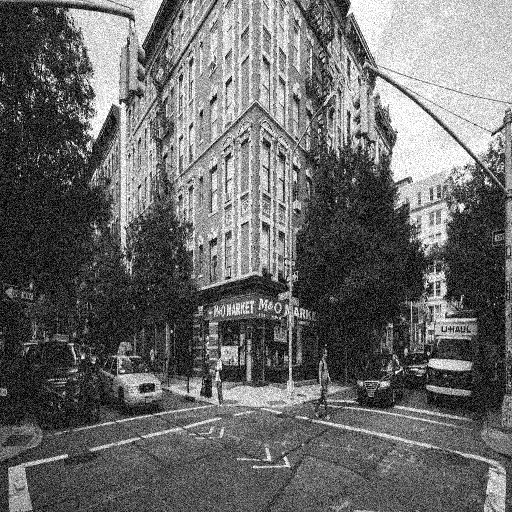
#> input picture outputs/asmt2_run_1/noisy_gaussian.jpg, 512 x 512 px
$ python restoration.py -i ../outputs/asmt2_run_1/noisy_gaussian.jpg
#> lines starting #> are read from the running program, lines starting #| are printed output that depends on the picture
### common/utils.py
"""
Common utilities for Image Processing & Computer Vision assignments.
Includes image loading, saving, display, and metric computation functions.
"""

import numpy as np
import cv2
import matplotlib.pyplot as plt
from skimage.metrics import structural_similarity as ssim
import os


def load_image(image_path, grayscale=False):
    """
    Load an image from disk.

    Args:
        image_path: Path to the image file
        grayscale: If True, convert to grayscale; else load as color

    Returns:
        Image array (H, W, 3) for color or (H, W) for grayscale
    """
    if not os.path.exists(image_path):
        raise FileNotFoundError(f"Image not found: {image_path}")

    img = cv2.imread(image_path)
    if img is None:
        raise ValueError(f"Failed to load image: {image_path}")

    if grayscale:
        img = cv2.cvtColor(img, cv2.COLOR_BGR2GRAY)

    return img


def save_image(image_array, output_path):
    """
    Save an image array to disk.

    Args:
        image_array: Image array to save
        output_path: Path where to save the image

    Returns:
        True if successful, False otherwise
    """
    os.makedirs(os.path.dirname(output_path), exist_ok=True)
    success = cv2.imwrite(output_path, image_array)
    return success


def resize_image(image, size=(512, 512)):
    """
    Resize image to specified dimensions.

    Args:
        image: Input image array
        size: Target size as (width, height)

    Returns:
        Resized image
    """
    return cv2.resize(image, size, interpolation=cv2.INTER_LINEAR)


def convert_to_grayscale(image):
    """Convert color image to grayscale."""
    if len(image.shape) == 2:
        return image
    return cv2.cvtColor(image, cv2.COLOR_BGR2GRAY)


def compute_mse(image1, image2):
    """
    Compute Mean Squared Error between two images.

    Args:
        image1, image2: Images to compare (same shape)

    Returns:
        MSE value
    """
    image1 = image1.astype(np.float32)
    image2 = image2.astype(np.float32)
    mse = np.mean((image1 - image2) ** 2)
    return mse


def compute_psnr(image1, image2, max_val=255.0):
    """
    Compute Peak Signal-to-Noise Ratio between two images.

    Args:
        image1, image2: Images to compare
        max_val: Maximum pixel value (default 255 for 8-bit)

    Returns:
        PSNR value in dB
    """
    mse = compute_mse(image1, image2)
    if mse == 0:
        return 100.0
    psnr = 20 * np.log10(max_val / np.sqrt(mse))
    return psnr


# [20 lines left out: function compute_ssim, not called in this run]


def display_images(images, titles, figsize=(15, 10), save_path=None):
    """
    Display multiple images in a grid.

    Args:
        images: List of image arrays
        titles: List of titles for each image
        figsize: Figure size as (width, height)
        save_path: Optional path to save the figure
    """
    n_images = len(images)
    cols = min(3, n_images)
    rows = (n_images + cols - 1) // cols

    plt.figure(figsize=figsize)

    for idx, (img, title) in enumerate(zip(images, titles)):
        plt.subplot(rows, cols, idx + 1)

        # Handle different image formats
        if len(img.shape) == 2:  # Grayscale
            plt.imshow(img, cmap='gray')
        else:  # Color (BGR -> RGB)
            plt.imshow(cv2.cvtColor(img, cv2.COLOR_BGR2RGB))

        plt.title(title, fontsize=10)
        plt.axis('off')

    plt.tight_layout()

    if save_path:
        os.makedirs(os.path.dirname(save_path), exist_ok=True)
        plt.savefig(save_path, dpi=100, bbox_inches='tight')

    return plt.gcf()


def apply_gaussian_blur(image, kernel_size=(5, 5), sigma=1.0):
    """Apply Gaussian blur to image."""
    return cv2.GaussianBlur(image, kernel_size, sigma)


def apply_median_filter(image, kernel_size=5):
    """Apply median filter to image."""
    return cv2.medianBlur(image, kernel_size)


def apply_mean_filter(image, kernel_size=5):
    """Apply mean (box) filter to image."""
    kernel = cv2.getStructuringElement(cv2.MORPH_ELLIPSE, (kernel_size, kernel_size))
    return cv2.morphologyEx(image, cv2.MORPH_OPEN, kernel)


def add_gaussian_noise(image, mean=0, std=25):
    """Add Gaussian noise to image."""
    noise = np.random.normal(mean, std, image.shape)
    noisy = np.clip(image.astype(np.float32) + noise, 0, 255)
    return noisy.astype(np.uint8)


def add_salt_pepper_noise(image, prob=0.05):
    """Add salt-and-pepper noise to image."""
    noisy = image.copy().astype(np.float32)
    mask = np.random.rand(*image.shape)

    # Salt
    noisy[mask < prob/2] = 255
    # Pepper
    noisy[mask > 1 - prob/2] = 0

    return noisy.astype(np.uint8)


# [5 lines left out: function downsample_image, not called in this run]


def upsample_image(image, target_shape):
    """Upsample image to target shape."""
    return cv2.resize(image, target_shape, interpolation=cv2.INTER_LINEAR)


# [41 lines left out: functions quantize_image, histogram_equalization, apply_clahe, not called in this run]


def print_section_header(title):
    """Print a formatted section header."""
    width = 70
    print("\n" + "=" * width)
    print(f"  {title.center(width - 4)}")
    print("=" * width)


# [7 lines left out: function print_metrics, not called in this run]

### asmt2_restoration/restoration.py
#!/usr/bin/env python3
"""
Mini Project Assignment 2: Image Restoration for Surveillance Camera Systems

Learning Objectives:
- Understand real-world image noise sources
- Implement noise models in Python
- Apply spatial filtering for image restoration
- Evaluate restoration quality using objective metrics

This project simulates real-world surveillance noise and restores image quality
using classical filtering techniques.
"""

import os
import sys
import argparse
import numpy as np
import cv2
import matplotlib.pyplot as plt
from pathlib import Path

# Add parent directory to path to import utils
sys.path.insert(0, os.path.join(os.path.dirname(__file__), '..'))
from common.utils import (
    load_image, save_image, convert_to_grayscale, resize_image,
    add_gaussian_noise, add_salt_pepper_noise,
    apply_gaussian_blur, apply_median_filter, apply_mean_filter,
    compute_mse, compute_psnr, display_images,
    print_section_header, print_metrics
)


def task_1_selection_preprocessing(image_path):
    """Task 1: Image Selection and Preprocessing"""
    print_section_header("Task 1: Image Selection and Preprocessing")

    print(f"\nLoading surveillance-style image from: {image_path}")
    image = load_image(image_path)
#> in load_image, img is the input picture: shape (512, 512, 3); min 0, max 255, mean 105.8

    print("Resizing to standard size (512×512)...")
    image = resize_image(image, size=(512, 512))

    print("Converting to grayscale...")
    gray_image = convert_to_grayscale(image)

    print("\nImage loaded and preprocessed successfully!")
    print(f"  • Dimensions: {gray_image.shape}")
    print(f"  • Data type: {gray_image.dtype}")
    print(f"  • Value range: [{gray_image.min()}, {gray_image.max()}]")

    display_images([gray_image], ["Original Image"], figsize=(8, 6))

    return gray_image


def task_2_noise_modeling(original_image, output_dir):
    """Task 2: Noise Modeling"""
    print_section_header("Task 2: Noise Modeling")

    noise_results = {}

    # Gaussian Noise (sensor noise)
    print("\nSimulating Gaussian noise (sensor noise)...")
    print("  • Mean: 0")
    print("  • Standard Deviation: 25")
    gaussian_noisy = add_gaussian_noise(original_image, mean=0, std=25)

    mse_g = compute_mse(original_image, gaussian_noisy)
    psnr_g = compute_psnr(original_image, gaussian_noisy)
    print(f"  • MSE:  {mse_g:.4f}")
    print(f"  • PSNR: {psnr_g:.4f} dB")

    noise_results['gaussian'] = {
        'image': gaussian_noisy,
        'mse': mse_g,
        'psnr': psnr_g,
        'description': 'Gaussian Noise (sensor noise from low-light conditions)'
    }

    save_image(gaussian_noisy, os.path.join(output_dir, 'noisy_gaussian.jpg'))

    # Salt-and-Pepper Noise (transmission errors)
    print("\nSimulating Salt-and-Pepper noise (transmission errors)...")
    print("  • Probability: 5%")
    sp_noisy = add_salt_pepper_noise(original_image, prob=0.05)

    mse_sp = compute_mse(original_image, sp_noisy)
    psnr_sp = compute_psnr(original_image, sp_noisy)
    print(f"  • MSE:  {mse_sp:.4f}")
    print(f"  • PSNR: {psnr_sp:.4f} dB")

    noise_results['salt_pepper'] = {
        'image': sp_noisy,
        'mse': mse_sp,
        'psnr': psnr_sp,
        'description': 'Salt-and-Pepper Noise (transmission/compression errors)'
    }

    save_image(sp_noisy, os.path.join(output_dir, 'noisy_salt_pepper.jpg'))

    # Display noisy images
    images = [original_image, gaussian_noisy, sp_noisy]
    titles = [
        "Original Image",
        f"Gaussian Noise\nPSNR: {psnr_g:.2f} dB",
        f"Salt-and-Pepper Noise\nPSNR: {psnr_sp:.2f} dB"
    ]
    fig = display_images(images, titles, figsize=(14, 5))
    fig_path = os.path.join(output_dir, 'noisy_images.png')
    plt.savefig(fig_path, dpi=100, bbox_inches='tight')
    print(f"\nNoisy images figure saved to: {fig_path}")

    return noise_results


def task_3_restoration(original_image, noise_results, output_dir):
    """Task 3: Image Restoration Techniques"""
    print_section_header("Task 3: Image Restoration Techniques")

    restoration_results = {}

    filters = {
        'mean': apply_mean_filter,
        'median': apply_median_filter,
        'gaussian': apply_gaussian_blur
    }

    filter_params = {
        'mean': {'kernel_size': 5},
        'median': {'kernel_size': 5},
        'gaussian': {'kernel_size': (5, 5), 'sigma': 1.0}
    }

    for noise_type, noise_data in noise_results.items():
        print(f"\n{'='*70}")
        print(f"Restoring {noise_type.upper()} noise")
        print(f"{'='*70}")

        noisy_image = noise_data['image']
        restoration_results[noise_type] = {}

        for filter_name, filter_func in filters.items():
            print(f"\nApplying {filter_name.upper()} filter...")

            # Apply filter
            kwargs = filter_params[filter_name]
            restored = filter_func(noisy_image, **kwargs)

            # Compute metrics
            mse = compute_mse(original_image, restored)
            psnr = compute_psnr(original_image, restored)

            restoration_results[noise_type][filter_name] = {
                'image': restored,
                'mse': mse,
                'psnr': psnr
            }

            print(f"  • MSE:  {mse:.4f}")
            print(f"  • PSNR: {psnr:.4f} dB")
            print(f"  • Assessment: Noise suppression {'excellent' if psnr > 25 else 'good' if psnr > 20 else 'moderate'}")

            # Save result
            filename = f'restored_{noise_type}_{filter_name}.jpg'
            save_image(restored, os.path.join(output_dir, filename))

        # Display restoration results for this noise type
        images = [original_image, noisy_image] + \
                 [restoration_results[noise_type][f]['image'] for f in filters.keys()]

        titles = ["Original", f"Noisy\n({noise_type})"] + \
                 [f"{f.upper()} Filter\nPSNR: {restoration_results[noise_type][f]['psnr']:.2f} dB"
                  for f in filters.keys()]

        fig = display_images(images, titles, figsize=(14, 5))
        fig_path = os.path.join(output_dir, f'restoration_{noise_type}.png')
        plt.savefig(fig_path, dpi=100, bbox_inches='tight')
        print(f"\nRestoration figure saved to: {fig_path}")

    return restoration_results


def task_4_performance_evaluation(original_image, restoration_results, noise_results):
    """Task 4: Performance Evaluation"""
    print_section_header("Task 4: Performance Evaluation")

    filters = ['mean', 'median', 'gaussian']

    for noise_type in noise_results.keys():
        print(f"\n{'='*70}")
        print(f"Performance Comparison - {noise_type.upper()} Noise")
        print(f"{'='*70}")
        print(f"\n{'Filter':<15} {'MSE':<12} {'PSNR (dB)':<15} {'Quality':<15}")
        print("-" * 60)

        best_psnr = -1
        best_filter = None

        for filter_name in filters:
            metrics = restoration_results[noise_type][filter_name]
            mse = metrics['mse']
            psnr = metrics['psnr']

            # Quality assessment
            if psnr > 30:
                quality = "Excellent"
            elif psnr > 25:
                quality = "Very Good"
            elif psnr > 20:
                quality = "Good"
            elif psnr > 15:
                quality = "Fair"
            else:
                quality = "Poor"

            print(f"{filter_name:<15} {mse:<12.4f} {psnr:<15.4f} {quality:<15}")

            if psnr > best_psnr:
                best_psnr = psnr
                best_filter = filter_name

        print(f"\nBest filter for {noise_type}: {best_filter.upper()} (PSNR: {best_psnr:.4f} dB)")


def task_5_analytical_discussion(original_image, restoration_results, noise_results):
    """Task 5: Analytical Discussion"""
    print_section_header("Task 5: Analytical Discussion")

    print("\n" + "="*70)
    print("FILTER CHARACTERISTICS & SUITABILITY")
    print("="*70)

    print("\n1. MEAN FILTER (Box Filter):")
    print("   • Method: Replaces each pixel with average of neighborhood")
    print("   • Advantages: Simple, removes additive noise uniformly")
    print("   • Disadvantages: Blurs edges, destroys fine details")
    print("   • Best for: Light to moderate Gaussian noise")

    print("\n2. MEDIAN FILTER:")
    print("   • Method: Replaces each pixel with median of neighborhood")
    print("   • Advantages: Excellent for salt-and-pepper noise")
    print("   • Disadvantages: Computationally more expensive")
    print("   • Best for: Impulse noise (salt-and-pepper)")

    print("\n3. GAUSSIAN FILTER:")
    print("   • Method: Weighted averaging with Gaussian kernel")
    print("   • Advantages: Smooth transition, natural blur, good for Gaussian noise")
    print("   • Disadvantages: Also blurs important features")
    print("   • Best for: Heavy Gaussian noise, smoothing")

    print("\n" + "="*70)
    print("NOISE-SPECIFIC RESTORATION RECOMMENDATIONS")
    print("="*70)

    print("\nGAUSSIAN NOISE (Sensor/Low-Light Noise):")
    print("  • Root Cause: Random thermal noise in camera sensor")
    print("  • Characteristics: Continuous distribution, affects all pixels")
    best_gaussian = max(
        restoration_results.get('gaussian', {}).items(),
        key=lambda x: x[1]['psnr'],
        default=('N/A', {})
    )
    if best_gaussian[0] != 'N/A':
        print(f"  • Recommended Filter: {best_gaussian[0].upper()}")
        print(f"  • Expected PSNR: {best_gaussian[1]['psnr']:.2f} dB")

    print("\nSALT-AND-PEPPER NOISE (Transmission Errors):")
    print("  • Root Cause: Bit errors during image transmission/compression")
    print("  • Characteristics: Random black/white spikes")
    best_sp = max(
        restoration_results.get('salt_pepper', {}).items(),
        key=lambda x: x[1]['psnr'],
        default=('N/A', {})
    )
    if best_sp[0] != 'N/A':
        print(f"  • Recommended Filter: {best_sp[0].upper()}")
        print(f"  • Expected PSNR: {best_sp[1]['psnr']:.2f} dB")

    print("\n" + "="*70)
    print("PRACTICAL IMPLICATIONS FOR SURVEILLANCE SYSTEMS")
    print("="*70)
    print("\n• Use preprocessing to determine noise type in incoming stream")
    print("• Median filtering preferred for real-time video (handles transmission errors)")
    print("• Gaussian filtering for low-light scene analysis")
    print("• Consider multi-scale filtering for scenes with varying noise levels")
    print("• Trade-off: noise reduction vs. edge preservation")


def main():
    parser = argparse.ArgumentParser(description='Image Restoration - Assignment 2')
    parser.add_argument('--input', '-i', type=str, default=None,
                        help='Path to input surveillance image')
    parser.add_argument('--output', '-o', type=str, default='outputs/asmt2',
                        help='Output directory for results')

    args = parser.parse_args()

    # Determine input image path
    if args.input is None:
        base_dir = os.path.dirname(os.path.abspath(__file__))
        sample_path = os.path.join(base_dir, '../../assets/asmt2/sample_1.jpg')

        if os.path.exists(sample_path):
            args.input = sample_path
        else:
            print("Error: No input image found. Please provide --input argument.")
            sys.exit(1)

    # Create output directory
    os.makedirs(args.output, exist_ok=True)

    # Task 1: Selection and Preprocessing
    original_image = task_1_selection_preprocessing(args.input)
#|   • Dimensions: (512, 512)
#|   • Data type: uint8
#|   • Value range: [0, 255]
#> in display_images, `n_images = len(images)`: n_images = 1
#> the loop in display_images, `for idx, (img, title) in enumerate(zip(images, titles)):` made 1 pass
#> title on pass 1: 'Original Image'

    # Task 2: Noise Modeling
    noise_results = task_2_noise_modeling(original_image, args.output)
#> in add_gaussian_noise, `noisy = np.clip(image.astype(np.float32) + noise, 0, 255)`:
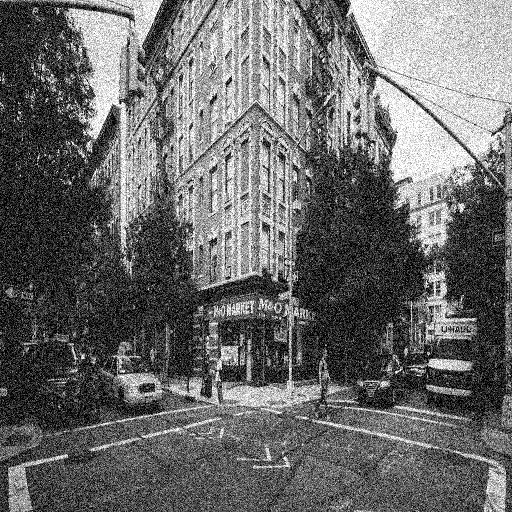
#> noisy: shape (512, 512) float64; min 0, max 255, mean 106.1
#> in compute_mse, `mse = np.mean((image1 - image2) ** 2)`: mse = 561
#> in compute_psnr, `psnr = 20 * np.log10(max_val / np.sqrt(mse))`: psnr = 20.64
#|   • MSE:  560.9984
#|   • PSNR: 20.6412 dB
#> in add_salt_pepper_noise, `noisy[mask > 1 - prob/2] = 0`:
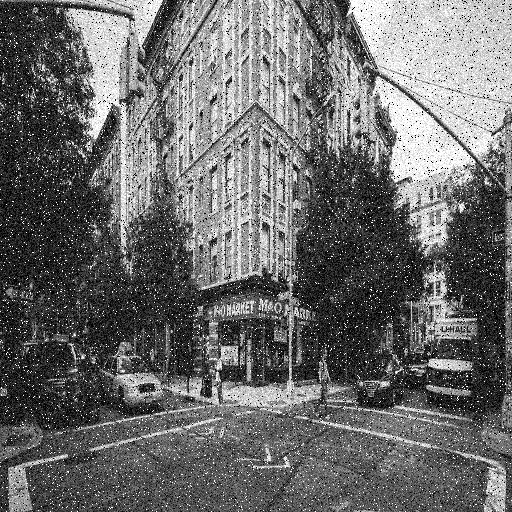
#> noisy: shape (512, 512) float32; min 0, max 255, mean 106.9
#> in task_2_noise_modeling, `mse_sp = compute_mse(original_image, sp_noisy)`: mse_sp = 1100.3
#> in task_2_noise_modeling, `psnr_sp = compute_psnr(original_image, sp_noisy)`: psnr_sp = 17.72
#|   • MSE:  1100.2887
#|   • PSNR: 17.7157 dB
#> the loop in display_images (call 2), `for idx, (img, title) in enumerate(zip(images, titles)):` made 3 passes
#> in task_2_noise_modeling, `plt.savefig(fig_path, dpi=100, bbox_inches='tight')`:
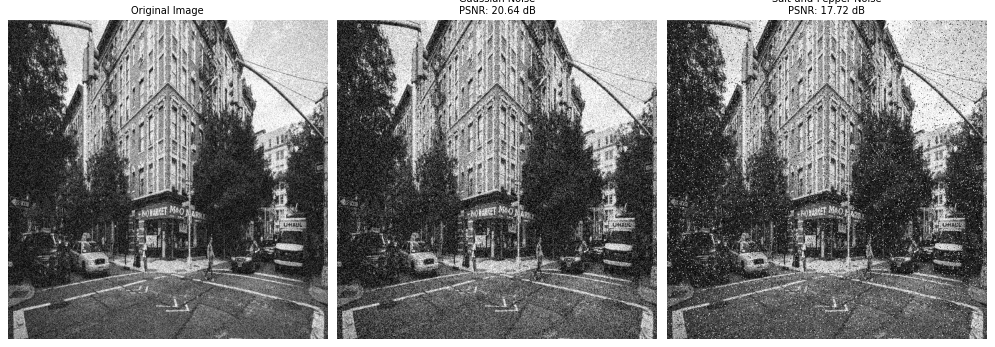
#> figure drawn by matplotlib, 3 panels
#> noise_results = 2 items

    # Task 3: Restoration
    restoration_results = task_3_restoration(original_image, noise_results, args.output)
#> the loop in task_3_restoration, `for noise_type, noise_data in noise_results.items():` made 2 passes
#> (noise_type, n_images in display_images, cols in display_images, rows in display_images) on passes 1 to 2: ('gaussian', 5, 3, 2), ('salt_pepper', 5, 3, 2)
#> (printed output is left out)
#> pass 1, in compute_mse (call 5), `image2 = image2.astype(np.float32)`:
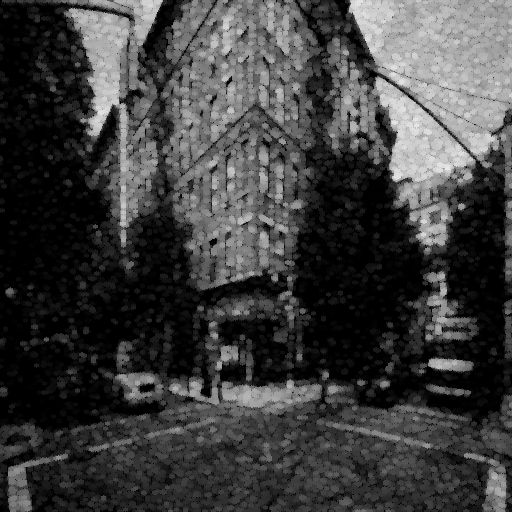
#> image2: shape (512, 512) float32; min 0, max 230, mean 62.3
#> pass 1, in compute_mse (call 7), `image2 = image2.astype(np.float32)`:
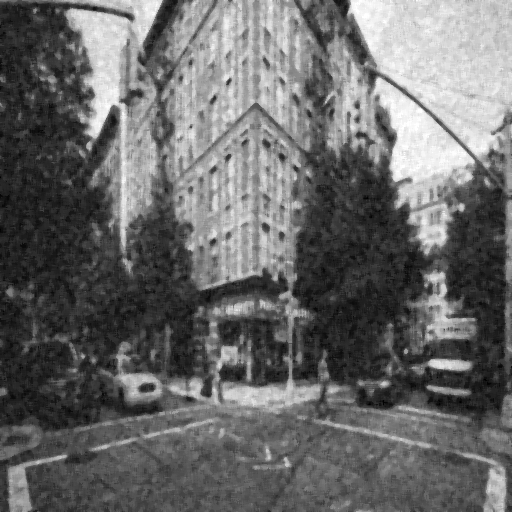
#> image2: shape (512, 512) float32; min 0, max 255, mean 105
#> pass 1, in task_3_restoration, `plt.savefig(fig_path, dpi=100, bbox_inches='tight')`:
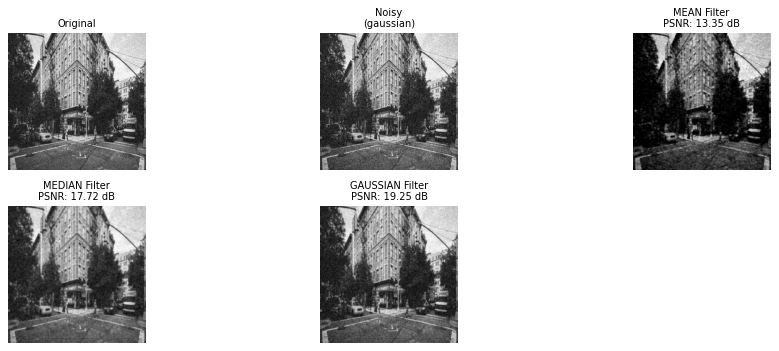
#> figure drawn by matplotlib, 5 panels
#> after the loop in task_3_restoration, `for noise_type, noise_data in noise_results.items():`:
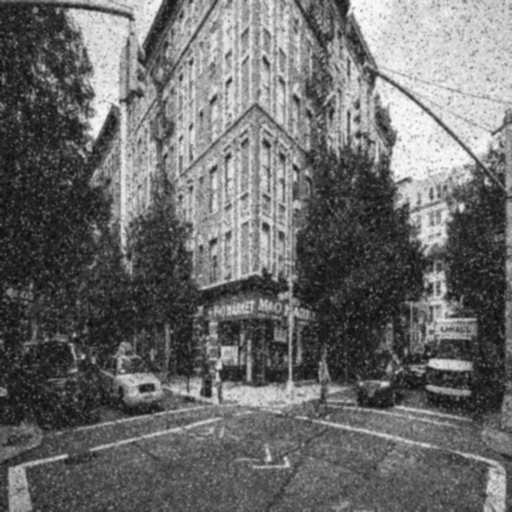
#> restored: shape (512, 512); min 11, max 253, mean 106.9
#> restoration_results = 2 items

    # Task 4: Performance Evaluation
    task_4_performance_evaluation(original_image, restoration_results, noise_results)
#> the loop in task_4_performance_evaluation, `for noise_type in noise_results.keys():` made 2 passes
#> noise_type on passes 1 to 2: 'gaussian', 'salt_pepper'
#> (printed output is left out)

    # Task 5: Analytical Discussion
    task_5_analytical_discussion(original_image, restoration_results, noise_results)
#|   • Recommended Filter: GAUSSIAN
#|   • Expected PSNR: 19.25 dB
#|   • Recommended Filter: GAUSSIAN
#|   • Expected PSNR: 18.91 dB

    print("\n" + "="*70)
    print("PROCESSING COMPLETE")
    print("="*70)
    print(f"\nAll outputs saved to: {os.path.abspath(args.output)}")

    plt.close('all')


if __name__ == '__main__':
    main()
